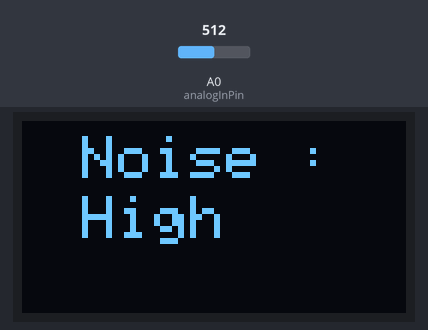
Simulated run of this sketch. Board: Arduino Uno, built with avr-gcc and run on an emulated ATmega328P. Shown: 128×64 one-colour display. The inputs (shaded band) are chosen by the test bench; at power-on: A0 (analogInPin) = 512. What the sketch prints to the serial monitor is not drawn.

Above: at 0.2 s.

Measured:
- what the display in image 0 shows lasts 20.1 s, from 0.1 s to 20.2 s

The sketch:

Class_Noise_Monitor.ino
```cpp
#include <Wire.h>          // Required for I2C communication
#include <Adafruit_GFX.h>  // Core graphics library
#include <Adafruit_SSD1306.h> // Library for SSD1306 OLED displays

#define SCREEN_WIDTH 128 // OLED display width, in pixels
#define SCREEN_HEIGHT 64 // OLED display height, in pixels

// Declaration for an SSD1306 display connected to I2C (SDA, SCL pins)
// The -1 indicates no reset pin, as it's a 4-pin module
Adafruit_SSD1306 display(SCREEN_WIDTH, SCREEN_HEIGHT, &Wire, -1);

// Noise Level Sensor
const int analogInPin = A0;  // Analog input pin that the potentiometer is attached to
int sensorValue = 0;  // value read from the pot

void setup() {
  Serial.begin(9600); // Initialize serial communication for debugging

  // Initialize OLED display with I2C address 0x3C (common address)
  // You might need to change this if your OLED has a different address (e.g., 0x3D)
  if (!display.begin(SSD1306_SWITCHCAPVCC, 0x3C)) {
    Serial.println(F("SSD1306 allocation failed"));
    for (;;); // Don't proceed, loop forever
  }

  // Clear the buffer
  display.clearDisplay();

  // Display initial text
  display.setTextSize(2);      // Set text size (1 is smallest)
  display.setTextColor(SSD1306_WHITE); // Set text color
  display.setCursor(0, 0);     // Set cursor position (x, y)
  display.println("Class Noise Monitor");
  display.display();           // Show the content on the display
}

void loop() {

  // read the analog in value:
  sensorValue = analogRead(analogInPin);
  Serial.println(sensorValue);
  display.clearDisplay();


  if(sensorValue > 100) {
      display.setCursor(20, 5);
      display.println("Noise : ");
      display.display();
      display.setCursor(20, 25);
      display.println("High");
      display.display();
      delay(20000);
  }
  if(sensorValue > 50 && sensorValue < 100) {
      display.setCursor(20, 5);
      display.println("Noise : ");
      display.display();
      display.setCursor(20, 25);
      display.println("Medium");
      display.display();
      delay(10000);
  }
 if(sensorValue < 50) {
      display.setCursor(20, 5);
      display.println("Noise : ");
      display.display();
      display.setCursor(20, 25);
      display.println("Low");
      display.display();
  }


  delay(100);


}
```
